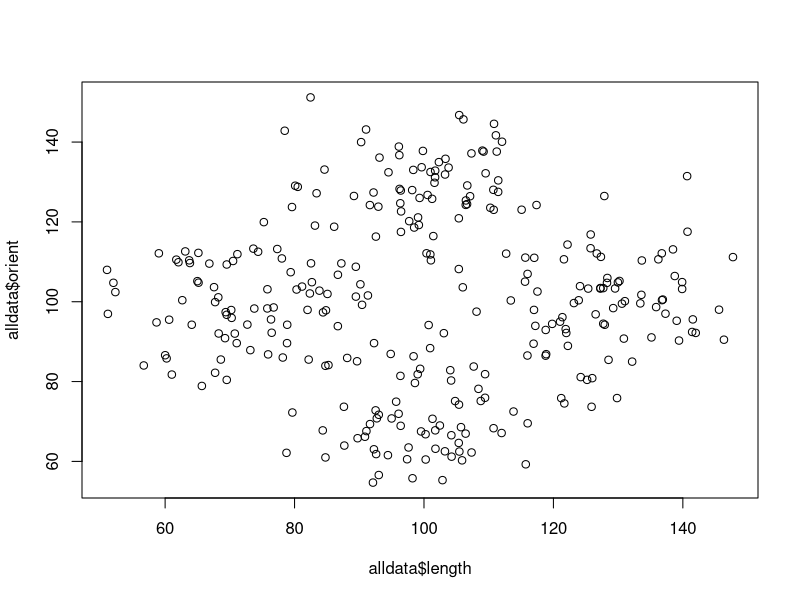

Write R code to recreate this figure.
alldata <- read.table('t1II_stim.txt', header=F)

names(alldata) <- c('cat', 'cat2', 'length', 'orient')

plot(alldata$length, alldata$orient)